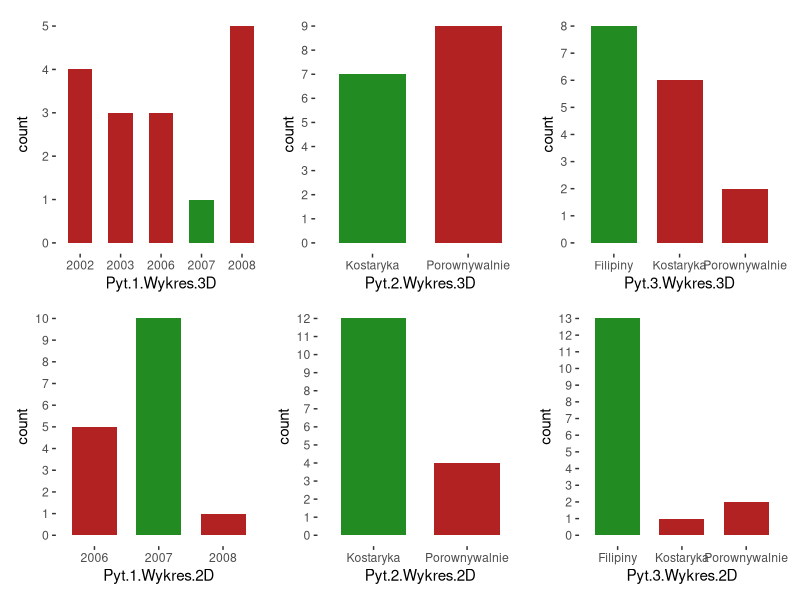
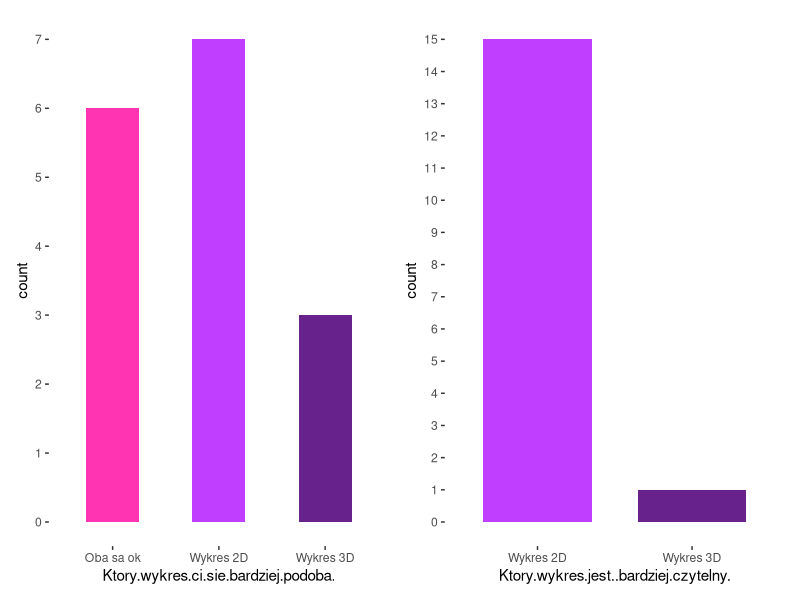

These charts were generated, in order, by the following R code:
## ---- chunk 1
knitr::opts_chunk$set(echo = TRUE)
library(ggplot2)
library(patchwork)
data <- read.csv("Wykresyy.csv", sep = ";", encoding = "UTF-8")
data <- data.frame(lapply(data, as.character), stringsAsFactors=FALSE)
## ---- chunk 2
p11 <- ggplot(data) +
  geom_bar(aes(x = Pyt.1.Wykres.3D ,
              fill = Pyt.1.Wykres.3D), 
              width = 0.6 ) +
  theme(legend.position = "none", panel.background = element_blank()) + 
  scale_fill_manual(values = c('firebrick', 'firebrick', 'firebrick', 'forestgreen', 'firebrick' ))

p12 <- ggplot(data) +
  geom_bar(aes(x = Pyt.2.Wykres.3D ,
              fill = Pyt.2.Wykres.3D), 
              width = 0.7 ) +
  scale_y_continuous(breaks = c(0, 1, 2, 3, 4, 5, 6, 7, 8, 9)) +
  theme(legend.position = "none", panel.background = element_blank()) + 
  scale_fill_manual(values = c('forestgreen', 'firebrick' ))

p13 <- ggplot(data) +
  geom_bar(aes(x = Pyt.3.Wykres.3D ,
              fill = Pyt.3.Wykres.3D), 
              width = 0.7 ) +
  scale_y_continuous(breaks = c(0, 1, 2, 3, 4, 5, 6, 7, 8, 9)) +
  theme(legend.position = "none", panel.background = element_blank()) + 
  scale_fill_manual(values = c('forestgreen', 'firebrick', 'firebrick' ))

p21 <- ggplot(data) +
  geom_bar(aes(x = Pyt.1.Wykres.2D ,
              fill = Pyt.1.Wykres.2D), 
              width = 0.7 ) +
  scale_y_continuous(breaks = c(0, 1, 2, 3, 4, 5, 6, 7, 8, 9, 10)) +
  theme(legend.position = "none", panel.background = element_blank()) + 
  scale_fill_manual(values = c('firebrick', 'forestgreen', 'firebrick' ))

p22 <- ggplot(data) +
  geom_bar(aes(x = Pyt.2.Wykres.2D ,
              fill = Pyt.2.Wykres.2D), 
              width = 0.7 ) +
  scale_y_continuous(breaks = c(0, 1, 2, 3, 4, 5, 6, 7, 8, 9, 10, 11, 12)) +
  theme(legend.position = "none", panel.background = element_blank()) + 
  scale_fill_manual(values = c('forestgreen', 'firebrick' ))

p23 <- ggplot(data) +
  geom_bar(aes(x = Pyt.3.Wykres.2D ,
              fill = Pyt.3.Wykres.2D), 
              width = 0.7 ) +
  scale_y_continuous(breaks = c(0, 1, 2, 3, 4, 5, 6, 7, 8, 9, 10, 11, 12, 13)) +
  theme(legend.position = "none", panel.background = element_blank()) + 
  scale_fill_manual(values = c('forestgreen', 'firebrick', 'firebrick' ))

p31 <- ggplot(data) +
  geom_bar(aes(x = Ktory.wykres.ci.sie.bardziej.podoba. ,
              fill = Ktory.wykres.ci.sie.bardziej.podoba.), 
              width = 0.5 ) +
  scale_y_continuous(breaks = c(0, 1, 2, 3, 4, 5, 6, 7)) +
  theme(legend.position = "none", panel.background = element_blank()) + 
  scale_fill_manual(values = c('maroon1', 'darkorchid1', 'darkorchid4' ))

p32 <- ggplot(data) +
  geom_bar(aes(x = Ktory.wykres.jest..bardziej.czytelny. ,
              fill = Ktory.wykres.jest..bardziej.czytelny.), 
              width = 0.7 ) +
  scale_y_continuous(breaks = c(0, 1, 2, 3, 4, 5, 6, 7, 8, 9, 10, 11, 12, 13 ,14, 15)) +
  theme(legend.position = "none", panel.background = element_blank()) + 
  scale_fill_manual(values = c('darkorchid1', 'darkorchid4'))

(p11 + p12 + p13) / (p21 + p22 + p23)

p31 + p32
  
